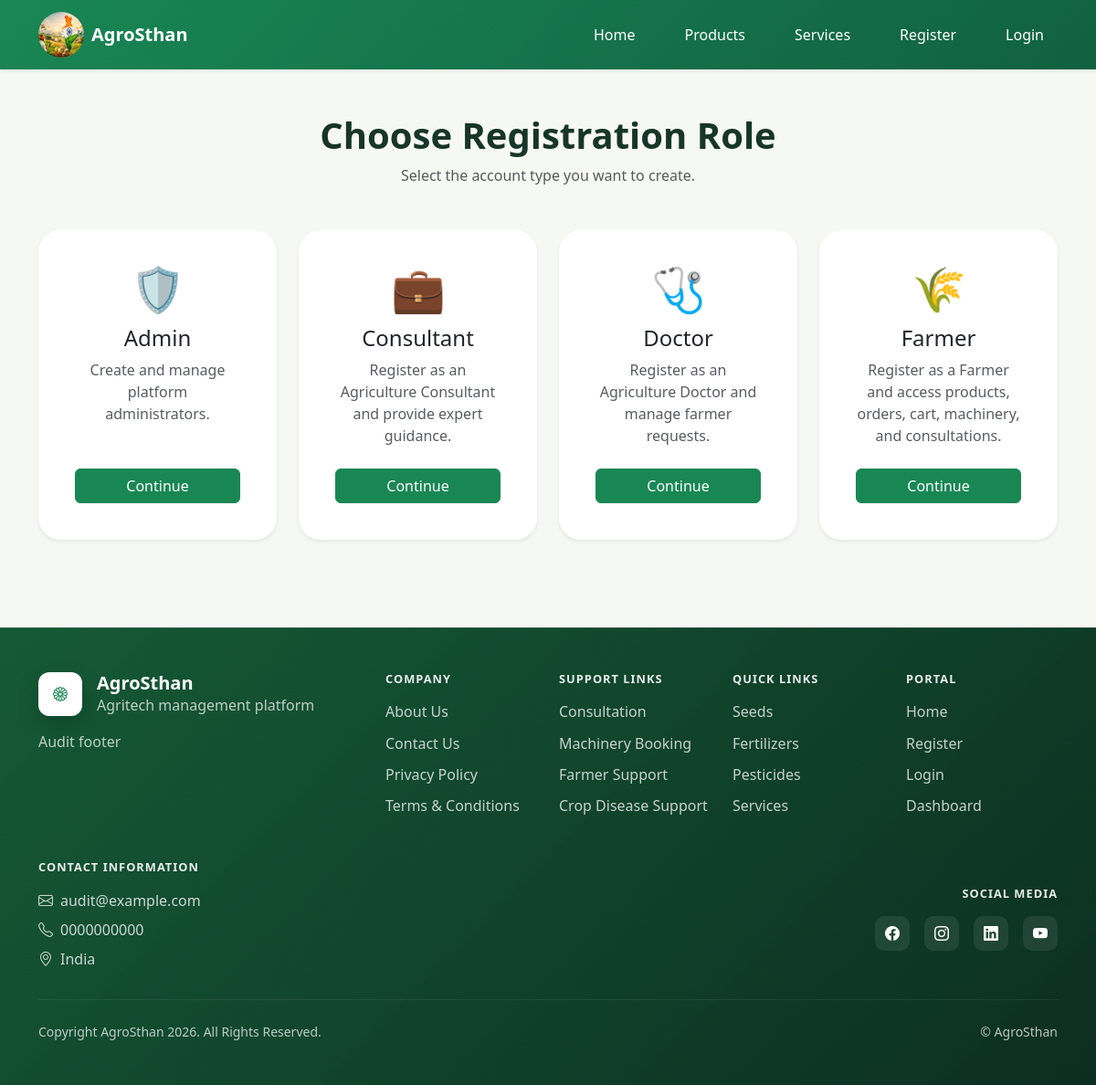
/choose-role/, run on the app's committed database.
### accounts/models.py (models this page shows, shortened)
class SiteSettings(models.Model):
    site_name = models.CharField(max_length=100)
    logo = models.ImageField(
        upload_to="site_logo/",
        blank=True,
        null=True
    )
    hero_background = models.ImageField(
        upload_to="hero_background/",
        blank=True,
        null=True
    )
    mobile_hero_background = models.ImageField(
        upload_to="hero_background/mobile/",
        blank=True,
        null=True
    )
    hero_video = models.FileField(
        upload_to="hero_videos/",
        blank=True,
        null=True
    )

class Role(models.Model):
    name = models.CharField(max_length=100)
    slug = models.SlugField(unique=True, max_length=120)
    description = models.TextField(blank=True)
    icon = models.CharField(max_length=50, default='\U0001f464')
    register_url = models.CharField(max_length=255)
    dashboard_url = models.CharField(max_length=255)
    permissions = models.JSONField(default=dict, blank=True)
    is_system = models.BooleanField(default=False)
    is_active = models.BooleanField(default=True)
    created_at = models.DateTimeField(auto_now_add=True)
    class Meta:
        ordering = ['name']

class FooterSettings(models.Model):
    company_description = models.TextField()
    address = models.TextField()
    phone = models.CharField(
        max_length=20
    )
    email = models.EmailField()
    facebook = models.URLField(
        blank=True,
        null=True
    )
    instagram = models.URLField(
        blank=True,
        null=True
    )
    youtube = models.URLField(
        blank=True,
        null=True
    )
    linkedin = models.URLField(
        blank=True,
        null=True
    )
    copyright_text = models.CharField(
        max_length=200,
        default="© AgroSthan"
    )

### accounts/views.py (the view)
def choose_role(request):
    return render(
        request,
        'accounts/choose_role.html',
        {
            'flow_type': 'register',
            'roles': _registration_roles(),
        }
    )

### templates/accounts/choose_role.html (shortened to what this page needs)
{% extends 'base.html' %}
{% block content %}
<div class="container py-5">
    <div class="text-center mb-5">
        <h1 class="fw-bold">Choose Registration Role</h1>
        <p class="text-muted mb-0">Select the account type you want to create.</p>
    </div>
    <div class="row g-4 justify-content-center">
        {% for role in roles %}
            <div class="col-md-4 col-lg-3">
                <a href="{{ role.resolved_register_url }}" class="text-decoration-none">
                    <div class="card role-card shadow-sm text-center p-4 h-100">
                        <div class="card-body">
                            <div class="role-icon mb-3">{{ role.icon }}</div>
                            <h4>{{ role.name }}</h4>
                            <p class="text-muted mb-4">{{ role.description }}</p>
                            <span class="btn btn-success w-100 mt-auto">Continue</span>
                        </div>
                    </div>
                </a>
            </div>
        {% empty %}
            <div class="col-lg-6">
                <div class="alert alert-warning text-center mb-0">
                    No registration roles are available right now.
                </div>
            </div>
        {% endfor %}
    </div>
</div>
{% endblock %}

### templates/base.html (shortened to what this page needs)
{% load static %}
<!DOCTYPE html>
<html>
<head>
    <link href="https://cdn.jsdelivr.net/npm/bootstrap@5.3.3/dist/css/bootstrap.min.css" rel="stylesheet">
    <link rel="stylesheet"
          href="https://cdn.jsdelivr.net/npm/bootstrap-icons@1.11.3/font/bootstrap-icons.min.css">
    <link rel="stylesheet"
          href="{% static 'css/style.css' %}">
    <link rel="stylesheet"
          href="https://cdnjs.cloudflare.com/ajax/libs/cropperjs/1.6.2/cropper.min.css">
</head>
<body>
    <nav class="navbar navbar-expand-lg navbar-dark bg-success shadow-sm main-navbar fixed-top">
    <div class="container">
        <a class="navbar-brand d-flex align-items-center" href="/">
    {% if site_settings and site_settings.logo %}
        <img
            src="{{ site_settings.logo.url }}"
            alt="Logo"
            width="50"
            height="50"
            class="rounded-circle me-2"
            style="object-fit:cover;">
    {% else %}
        <img
            src="{% static 'images/logo.jpeg' %}"
            alt="Logo"
            width="50"
            height="50"
            class="rounded-circle me-2">
    {% endif %}
    <strong>
        {% if site_settings %}
            {{ site_settings.site_name }}
        {% else %}
            AgriTech
        {% endif %}
    </strong>
</a>
<div class="collapse navbar-collapse" id="navbarContent">
    <ul class="navbar-nav ms-auto align-items-lg-center gap-lg-2 flex-wrap">
            {% if current_role == 'admin' %}
                <li class="nav-item me-2">
                    <a class="nav-link text-white nav-soft" href="{% url 'admin_dashboard' %}">Dashboard</a>
                </li>
                <li class="nav-item me-2">
                    <a class="nav-link text-white nav-soft" href="{% url 'services' %}">Services</a>
                </li>
                <li class="nav-item dropdown profile-dropdown">
                    <a class="nav-link dropdown-toggle d-flex align-items-center gap-2 nav-soft" href="#" role="button" data-bs-toggle="dropdown" aria-expanded="false">
                        {% if current_user_photo %}
                            <img src="{{ current_user_photo }}" class="rounded-circle profile-avatar" alt="Admin photo">
                        {% else %}
                            <span class="rounded-circle bg-white text-success d-inline-flex align-items-center justify-content-center profile-avatar">🛡️</span>
                        {% endif %}
                        <span class="d-flex flex-column text-start lh-sm">
                            <span class="fw-semibold text-white">{{ current_user_name|default:'Admin' }}</span>
                            <small class="text-white-50">Administrator</small>
                        </span>
                    </a>
                    <ul class="dropdown-menu dropdown-menu-end profile-menu shadow">
                        <li><a class="dropdown-item" href="{% url 'admin_dashboard' %}"><i class="bi bi-speedometer2 me-2"></i>Dashboard</a></li>
                        <li><hr class="dropdown-divider"></li>
                        <li><a class="dropdown-item text-danger" href="{% url 'admin_logout' %}"><i class="bi bi-box-arrow-right me-2"></i>Logout</a></li>
                    </ul>
                </li>
            {% else %}
                <li class="nav-item me-3">
                    <a class="nav-link text-white" href="/">
                        Home
                    </a>
                </li>
                <li class="nav-item me-3">
                    <a class="nav-link text-white" href="/products/">
                        Products
                    </a>
                </li>
                <li class="nav-item me-3">
                    <a class="nav-link text-white" href="/services/">
                        Services
                    </a>
                </li>
                <li class="nav-item me-3">
                    <a class="nav-link text-white" href="{% url 'register' %}">
                        Register
                    </a>
                </li>
                <li class="nav-item">
                    <a class="nav-link text-white" href="{% url 'login' %}">
                        Login
                    </a>
                </li>
            {% endif %}
        </ul>
    </div>
    </div>
</nav>
{% block content %}
{% endblock %}
{% include 'includes/global_footer.html' %}
</body>
</html>

### templates/includes/global_footer.html (shortened to what this page needs)
{% load static %}
<footer class="global-footer text-white">
    <div class="container py-5">
        <div class="row g-4 align-items-start">
            <div class="col-lg-4 col-md-6">
                <div class="mb-3 d-flex align-items-center gap-3">
                    {% if site_settings and site_settings.logo %}
                        <img src="{{ site_settings.logo.url }}" alt="Logo" width="48" height="48" class="footer-logo">
                    {% else %}
                        <div class="footer-logo d-inline-flex align-items-center justify-content-center text-success bg-white">
                            <i class="bi bi-flower1"></i>
                        </div>
                    {% endif %}
                    <div>
                        <h5 class="mb-0 fw-bold">{{ site_settings.site_name|default:'AgroSthan' }}</h5>
                        <div class="footer-kicker">Agritech management platform</div>
                    </div>
                </div>
                <p class="footer-copy mb-0">{{ footer_settings.company_description|default:'A trusted digital platform for farmers, agriculture doctors, consultants, and agribusiness operations.' }}</p>
            </div>
            <div class="col-lg-2 col-md-6">
                <h6 class="footer-title">Company</h6>
                <ul class="list-unstyled footer-links">
                    <li><a href="{% url 'about' %}">About Us</a></li>
                    <li><a href="{% url 'contact' %}">Contact Us</a></li>
                    <li><a href="#">Privacy Policy</a></li>
                    <li><a href="#">Terms &amp; Conditions</a></li>
                </ul>
            </div>
            <div class="col-lg-2 col-md-6">
                <h6 class="footer-title">Support Links</h6>
                <ul class="list-unstyled footer-links">
                    <li><a href="{% url 'consultation' %}">Consultation</a></li>
                    <li><a href="{% url 'tractor_booking' %}">Machinery Booking</a></li>
                    <li><a href="{% url 'farmer_support' %}">Farmer Support</a></li>
                    <li><a href="{% url 'farmer_support' %}">Crop Disease Support</a></li>
                </ul>
            </div>
            <div class="col-lg-2 col-md-6">
                <h6 class="footer-title">Quick Links</h6>
                <ul class="list-unstyled footer-links">
                    <li><a href="{% url 'products' %}">Seeds</a></li>
                    <li><a href="{% url 'products' %}">Fertilizers</a></li>
                    <li><a href="{% url 'products' %}">Pesticides</a></li>
                    <li><a href="{% url 'services' %}">Services</a></li>
                </ul>
            </div>
            <div class="col-lg-2 col-md-6">
                <h6 class="footer-title">Portal</h6>
                <ul class="list-unstyled footer-links">
                    <li><a href="{% url 'home' %}">Home</a></li>
                    <li><a href="{% url 'choose_role' %}">Register</a></li>
                    <li><a href="{% url 'login' %}">Login</a></li>
                    <li><a href="{% url 'dashboard' %}">Dashboard</a></li>
                </ul>
            </div>
        </div>
        <div class="row g-4 mt-2 align-items-center">
            <div class="col-lg-6">
                <h6 class="footer-title">Contact Information</h6>
                <div class="footer-contact">
                    <div><i class="bi bi-envelope me-2"></i>{{ footer_settings.email|default:'contact@agrosthan.com' }}</div>
                    <div><i class="bi bi-telephone me-2"></i>{{ footer_settings.phone|default:'+91 00000 00000' }}</div>
                    <div><i class="bi bi-geo-alt me-2"></i>{{ footer_settings.address|default:'India' }}</div>
                </div>
            </div>
            <div class="col-lg-6 text-lg-end">
                <h6 class="footer-title">Social Media</h6>
                <div class="d-flex gap-3 justify-content-lg-end footer-socials">
                    <a href="{{ footer_settings.facebook|default:'#' }}" aria-label="Facebook"><i class="bi bi-facebook"></i></a>
                    <a href="{{ footer_settings.instagram|default:'#' }}" aria-label="Instagram"><i class="bi bi-instagram"></i></a>
                    <a href="{{ footer_settings.linkedin|default:'#' }}" aria-label="LinkedIn"><i class="bi bi-linkedin"></i></a>
                    <a href="{{ footer_settings.youtube|default:'#' }}" aria-label="YouTube"><i class="bi bi-youtube"></i></a>
                </div>
            </div>
        </div>
        <hr class="border-white border-opacity-25 my-4">
        <div class="d-flex flex-column flex-md-row justify-content-between align-items-center gap-2 small footer-copy">
            <div>Copyright AgroSthan 2026. All Rights Reserved.</div>
            <div>{{ footer_settings.copyright_text|default:'AgroSthan' }}</div>
        </div>
    </div>
</footer>

### data on the page
SiteSettings: site_name "AgroSthan"
Role: icon "🛡️", name "Admin", description "Create and manage platform administrators."
Role: icon "💼", name "Consultant", description "Register as an Agriculture Consultant and provide expert guidance."
Role: icon "🩺", name "Doctor", description "Register as an Agriculture Doctor and manage farmer requests."
Role: icon "🌾", name "Farmer", description "Register as a Farmer and access products, orders, cart, machinery, and consultations."
FooterSettings: company_description "Audit footer", email "audit@example.com", phone "0000000000", address "India", copyright_text "© AgroSthan"
